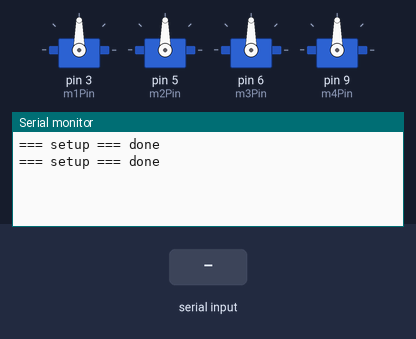
Bench run of a sketch on a simulated Arduino Uno, built with avr-gcc and run on an emulated ATmega328P. Parts: 4 × servo, the last lines printed to the serial monitor. Inputs (shaded band) come from the test bench.

Above: at 2.4 s.
2.5 s: "TAKE" received over Serial
At 3.9 s:
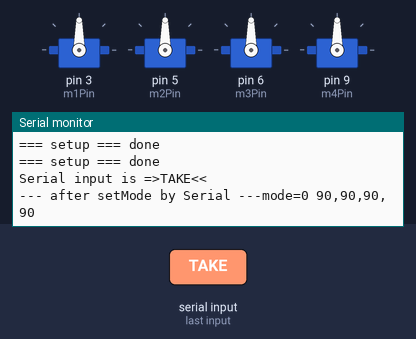
5.0 s: "TAKE" received over the second serial link
At 6.4 s:
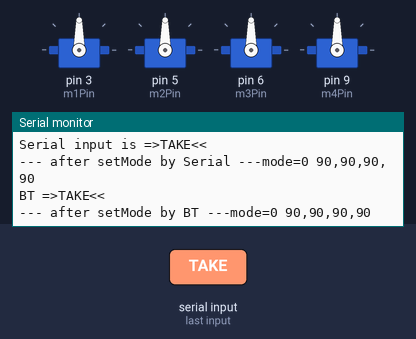
7.5 s: "PUT_" received over Serial
At 8.8 s:
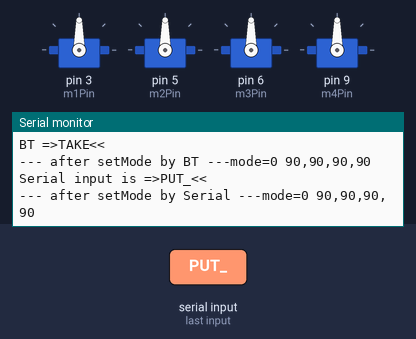
10.0 s: "PUT_" received over the second serial link
At 11.4 s:
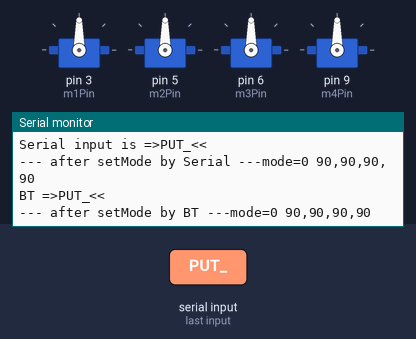
12.5 s: "MOVE" received over Serial
At 13.9 s:
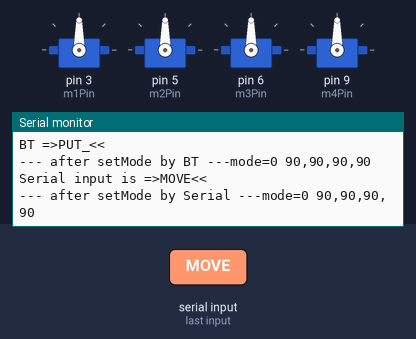
15.0 s: "MOVE" received over the second serial link
At 16.4 s:
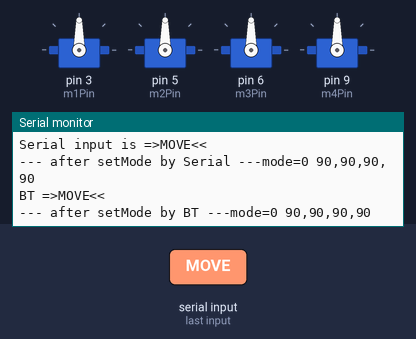

Measured:
- after the input at 2.5 s, the serial monitor: prints a new line after 1.0 s (image 1)
- after the input at 5.0 s, the serial monitor: prints a new line after 1.0 s (image 2)
- after the input at 7.5 s, the serial monitor: prints a new line after 1.0 s (image 3)
- after the input at 10.0 s, the serial monitor: prints a new line after 1.0 s (image 4)
- after the input at 12.5 s, the serial monitor: prints a new line after 1.0 s (image 5)
- after the input at 15.0 s, the serial monitor: prints a new line after 1.0 s (image 6)

The sketch:

mearm_bt_ver1.ino
```cpp
/*
 * 10/19/2015
 * Mark Chen in Caotun, Taiwan
 *
 */
#include <SoftwareSerial.h>
#include <Servo.h>

// === 調試使用 (由於伺服馬達的起始位置不完全相同,可供不同 MeArm 使用)===

int STD_DELAY=12; //連續動作時,每一度的delay, 4很快,12很有機器人的慢節奏
int LOOP_DELAY=10; //
int MOVE_DELAY=50; //一個小動作後的delay
int LOOP_STEP=1;

// 401 servo#4 to 0
// 402 servo#4 to 180

int mode=0;


int D90=90;

// for fixed combo
int m1Min=60; //閉
int m1Max=100; //開
int m2Min=75; // 後
int m2Max=125; // 前
int m3Min=45;  // 下
int m3Max=100; // 上
int m4Min=30; // m4右 順時針
int m4Max=150; // m4左 逆時針


// for manual
//int m1Min=60; //閉
//int m1Max=100; //開
//int m2Min=30; // 後
//int m2Max=150; // 前
//int m3Min=30;  // 下
//int m3Max=150; // 上
//int m4Min=30; // m4右 順時針
//int m4Max=150; // m4左 逆時針


// === 程式底層定義 (共同,不要隨意更動)===
String str;
SoftwareSerial BT(12, 13);

// 4個伺服馬達
Servo servo1;
Servo servo2;
Servo servo3;
Servo servo4;


// 四個pin腳
// Arduino Senser Sheld 5.0
int m1Pin=3;
int m2Pin=5;
int m3Pin=6;
int m4Pin=9;

int m1Pos=90;
int m2Pos=90;
int m3Pos=90;
int m4Pos=90;

void servoRun(int servoNum,int pos){
  Servo servo;
  int fromPos;

  if (servoNum==1){
    servo=servo1;
    fromPos=m1Pos;

    if (pos>m1Max || pos<m1Min){
      return;
    }

    m1Pos=pos;


  }
  if (servoNum==2){
    servo=servo2;
    fromPos=m2Pos;

    if (pos>m2Max || pos<m2Min){
      return;
    }

    m2Pos=pos;


  }
  if (servoNum==3){
    servo=servo3;
    fromPos=m3Pos;
     if (pos>m3Max || pos<m3Min){
      return;
    }

    m3Pos=pos;
}
  if (servoNum==4){
    servo=servo4;
    fromPos=m4Pos;
     if (pos>m4Max || pos<m4Min){
      return;
    }

    m4Pos=pos;

  }

//  Serial.print("servoAct from ");
//  Serial.print(fromPos);
//  Serial.print(" to ");
//  Serial.println(pos);

  servoAct(servo, fromPos, pos);
}


// 給定的伺服馬達,從 m 運動到 n
// 這兩個值的區間是 0 到180
// 但受到手臂結構限制,不能全部運動
// 因此要一個一個調試
void servoAct(Servo servo,int m, int n){
  if (m<n){
    for (int i=m;i<=n;i++){
      servo.write(i*1);
      if (mode>400 && mode<999){
        delay(LOOP_DELAY);

      }else{
        delay(STD_DELAY);
      }
    }
  }
  if (m>n){
    for (int i=m;i>=n;i--){
      servo.write(i*1);
      if (mode>400 && mode<999){
        delay(LOOP_DELAY);

      }else{
        delay(STD_DELAY);
      }
    }
  }
   if (mode>400 && mode<999){
        delay(LOOP_DELAY);
   }else{
  delay(MOVE_DELAY);
   }
}


void takeObjLite(){
   servoRun(1,m1Max);//
  servoRun(3,m3Min);//手臂向下
  servoRun(2,m2Max);//手臂向前
  delay(500);
  //m1Close();
  servoRun(1,m1Min);//
  delay(500);
  servoRun(2,m2Min);
  servoRun(3,m3Max);
}
void putObjLite(){
  servoRun(3,m3Min);//手臂向下
  servoRun(2,m2Max);//手臂向前
  delay(500);
  //m1Close();
  servoRun(1,m1Max);//
  delay(500);
  servoRun(2,m2Min);
  servoRun(3,m3Max);
}


void wakeup(){
  int temp;
  for (int i=1;i<=4;i++){
    for (int k=1;k<=3;k++){
      temp=k*10;
      servoRun(i,90-temp);
      servoRun(i,90+temp);
    }
  }
  delay(1000);
}

void initPos(){
  servoRun(1,90);
  servoRun(2,90);
  servoRun(3,90);
  servoRun(4,90);
  delay(1000);
}
void testMin(){
  servoRun(1,m1Min);
  servoRun(2,m2Min);
  servoRun(3,m3Min);
  servoRun(4,m4Min);
  delay(1000);
}

void testMax(){
  servoRun(1,m1Max);
  servoRun(2,m2Max);
  servoRun(3,m3Max);
  servoRun(4,m4Max);
  delay(1000);
}


void takeObjAt(int pos){
  servoRun(4,pos);
  takeObjLite();

}
void putObjAt(int pos){
  servoRun(4,pos);
  putObjLite();

}


void moveObjFromAtoB(int fromPos, int toPos){
  servoRun(4,fromPos);
  takeObjLite();
  servoRun(4,toPos);
  putObjLite();
}

void combo2Lite(){
  moveObjFromAtoB(120, 150);
//  moveObjFromAtoB(90, 120);
  moveObjFromAtoB(60, 90);
//  moveObjFromAtoB(30, 60);
//
//  moveObjFromAtoB(60, 30);
//  moveObjFromAtoB(90, 60);
//  moveObjFromAtoB(120, 90);
//  moveObjFromAtoB(150, 120);
}

void setup() {
  // === attach ===
  servo1.attach(m1Pin); // 手爪
  servo2.attach(m2Pin); // 前後
  servo3.attach(m3Pin); // 上下
  servo4.attach(m4Pin); // 底盤

  // === initial movement ===
//  wakeup();
//  initPos();
//  testMin();
//  initPos();
//  testMax();
//  initPos();
//  initPos();
//  combo2Lite();
//  delay(1000);
  initPos();
  Serial.begin(9600);
  Serial.println("=== setup === done");
  BT.begin(9600);
  Serial.println("=== setup === done");
}


void debugModePosition(){
  Serial.print("mode=");
  Serial.print(mode);
  Serial.print(" ");

  Serial.print(m1Pos);
  Serial.print(",");
  Serial.print(m2Pos);
  Serial.print(",");
  Serial.print(m3Pos);
  Serial.print(",");
  Serial.print(m4Pos);
  Serial.println();

}


int m1New=0;

void setMode(){
   if (str.length()>=5){
    String cmd=str.substring(0,4);
    String strDegree=str.substring(4);

    int degree=strDegree.toInt();
    Serial.print("cmd is =>");
    Serial.print(cmd);
    Serial.print(" str degree is =>");
    Serial.println(strDegree);
    Serial.print(" int degree is =>");
    Serial.println(degree);


    if (cmd=="TAKE"){
      takeObjAt(degree);
    }
    if (cmd=="PUT_"){
      putObjAt(degree);
    }

    if (cmd=="MOVE"){
    int a=str.substring(4,7).toInt();
    int b=str.substring(7).toInt();
     Serial.print(" a =>");
    Serial.println(a);
 Serial.print(" b =>");
    Serial.println(b);


      moveObjFromAtoB(a,b);
    }

  }

  if (str=="0"){
      mode=0;
    }

    if (str=="101"){
      mode=101;
    }
    if (str=="102"){
      mode=102;
    }

    if (str=="201"){
      mode=201;
    }
    if (str=="202"){
      mode=202;
    }
    if (str=="301"){
      mode=301;
    }
    if (str=="302"){
      mode=302;
    }
    if (str=="401"){
      mode=401;
    }
    if (str=="402"){
      mode=402;
    }
    if (str=="999"){
      mode=999;
    }


}

void setModeBT(){


    if (str=="0"){
      mode=0;
    }

    if (str=="101"){
      mode=101;
    }
    if (str=="102"){
      mode=102;
    }

    if (str=="201"){
      mode=201;
    }
    if (str=="202"){
      mode=202;
    }
    if (str=="301"){
      mode=301;
    }
    if (str=="302"){
      mode=302;
    }
    if (str=="401"){
      mode=401;
    }
    if (str=="402"){
      mode=402;
    }
    if (str=="999"){
      mode=999;
    }

    if (str=="M1_LEFT"){
      mode=101;
    }
    if (str=="M1_RIGHT"){
      mode=102;
    }

    if (str=="M2_LEFT"){
      mode=201;
    }
    if (str=="M2_RIGHT"){
      mode=202;
    }
    if (str=="M3_LEFT"){
      mode=301;
    }
    if (str=="M3_RIGHT"){
      mode=302;
    }
if (str=="M3_LOWER"){
      mode=301;
    }
    if (str=="M3_RAISE"){
      mode=302;
    }


    if (str=="M4_TURN_LEFT"){
      mode=402;
    }
    if (str=="M4_TURN_RIGHT"){
      mode=401;
    }


}


void loop() {
 // debugModePosition();
  int toPos=0;
  //int m1Temp=m1Pos;
  // 另案開發,此處空白

  if (mode==101){
    toPos=m1Pos-LOOP_STEP;
    servoRun(1, toPos);
  }
  if (mode==102){
    toPos=m1Pos+LOOP_STEP;
    servoRun(1, toPos);
  }
  if (mode==201){
    toPos=m2Pos-LOOP_STEP;
    servoRun(2, toPos);
  }
  if (mode==202){
    toPos=m2Pos+LOOP_STEP;
    servoRun(2, toPos);
  }

  if (mode==301){
    toPos=m3Pos-LOOP_STEP;
    servoRun(3, toPos);
  }
  if (mode==302){
    toPos=m3Pos+LOOP_STEP;
    servoRun(3, toPos);
  }
  if (mode==401){
    toPos=m4Pos-LOOP_STEP;
    servoRun(4, toPos);
  }
  if (mode==402){
    toPos=m4Pos+LOOP_STEP;
    servoRun(4, toPos);
  }

  //debugModePosition();

  if (mode==999){
    initPos();
  }


  //===========
  if (Serial.available()>0){
    str=Serial.readString();
    Serial.print("Serial input is =>");
    Serial.print(str);
    Serial.println("<<");
    str.trim();


    setMode();
    Serial.print("--- after setMode by Serial ---");

    debugModePosition();

  }
  if (BT.available()>0){
    str=BT.readString();
    Serial.print("BT =>");
    Serial.print(str);
    Serial.println("<<");
    str.trim();
    setMode();
    Serial.print("--- after setMode by BT ---");
    debugModePosition();

  }


}
```
